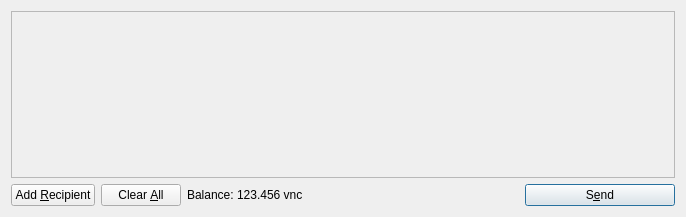
<?xml version="1.0" encoding="UTF-8"?>
<ui version="4.0">
 <class>SendCoinsDialog</class>
 <widget class="QDialog" name="SendCoinsDialog">
  <property name="geometry">
   <rect>
    <x>0</x>
    <y>0</y>
    <width>686</width>
    <height>217</height>
   </rect>
  </property>
  <property name="windowTitle">
   <string>Send Coins</string>
  </property>
  <layout class="QVBoxLayout" name="verticalLayout">
   <item>
    <widget class="QScrollArea" name="scrollArea">
     <property name="widgetResizable">
      <bool>true</bool>
     </property>
     <widget class="QWidget" name="scrollAreaWidgetContents">
      <property name="geometry">
       <rect>
        <x>0</x>
        <y>0</y>
        <width>666</width>
        <height>165</height>
       </rect>
      </property>
      <layout class="QVBoxLayout" name="verticalLayout_2">
       <property name="margin">
        <number>0</number>
       </property>
       <item>
        <layout class="QVBoxLayout" name="entries">
         <property name="spacing">
          <number>6</number>
         </property>
        </layout>
       </item>
       <item>
        <spacer name="verticalSpacer">
         <property name="orientation">
          <enum>Qt::Vertical</enum>
         </property>
         <property name="sizeHint" stdset="0">
          <size>
           <width>20</width>
           <height>40</height>
          </size>
         </property>
        </spacer>
       </item>
      </layout>
     </widget>
    </widget>
   </item>
   <item>
    <layout class="QHBoxLayout" name="horizontalLayout">
     <item>
      <widget class="QPushButton" name="addButton">
       <property name="toolTip">
        <string>Send to multiple recipients at once</string>
       </property>
       <property name="text">
        <string>Add &amp;Recipient</string>
       </property>
       <property name="icon">
        <iconset resource="../bitcoin.qrc">
         <normaloff>:/icons/add</normaloff>:/icons/add</iconset>
       </property>
       <property name="autoDefault">
        <bool>false</bool>
       </property>
      </widget>
     </item>
     <item>
      <widget class="QPushButton" name="clearButton">
       <property name="sizePolicy">
        <sizepolicy hsizetype="Minimum" vsizetype="Fixed">
         <horstretch>0</horstretch>
         <verstretch>0</verstretch>
        </sizepolicy>
       </property>
       <property name="toolTip">
        <string>Remove all transaction fields</string>
       </property>
       <property name="text">
        <string>Clear &amp;All</string>
       </property>
       <property name="icon">
        <iconset resource="../bitcoin.qrc">
         <normaloff>:/icons/remove</normaloff>:/icons/remove</iconset>
       </property>
       <property name="autoRepeatDelay">
        <number>300</number>
       </property>
       <property name="autoDefault">
        <bool>false</bool>
       </property>
      </widget>
     </item>
     <item>
      <layout class="QHBoxLayout" name="horizontalLayout_2">
       <property name="spacing">
        <number>3</number>
       </property>
       <item>
        <widget class="QLabel" name="label">
         <property name="text">
          <string>Balance:</string>
         </property>
        </widget>
       </item>
       <item>
        <widget class="QLabel" name="labelBalance">
         <property name="cursor">
          <cursorShape>IBeamCursor</cursorShape>
         </property>
         <property name="text">
          <string>123.456 vnc</string>
         </property>
         <property name="textInteractionFlags">
          <set>Qt::LinksAccessibleByMouse|Qt::TextSelectableByKeyboard|Qt::TextSelectableByMouse</set>
         </property>
        </widget>
       </item>
      </layout>
     </item>
     <item>
      <spacer name="horizontalSpacer">
       <property name="orientation">
        <enum>Qt::Horizontal</enum>
       </property>
       <property name="sizeHint" stdset="0">
        <size>
         <width>40</width>
         <height>20</height>
        </size>
       </property>
      </spacer>
     </item>
     <item>
      <widget class="QPushButton" name="sendButton">
       <property name="minimumSize">
        <size>
         <width>150</width>
         <height>0</height>
        </size>
       </property>
       <property name="toolTip">
        <string>Confirm the send action</string>
       </property>
       <property name="text">
        <string>S&amp;end</string>
       </property>
       <property name="icon">
        <iconset resource="../bitcoin.qrc">
         <normaloff>:/icons/send</normaloff>:/icons/send</iconset>
       </property>
       <property name="default">
        <bool>true</bool>
       </property>
      </widget>
     </item>
    </layout>
   </item>
  </layout>
 </widget>
 <resources>
  <include location="../bitcoin.qrc"/>
 </resources>
 <connections/>
</ui>
